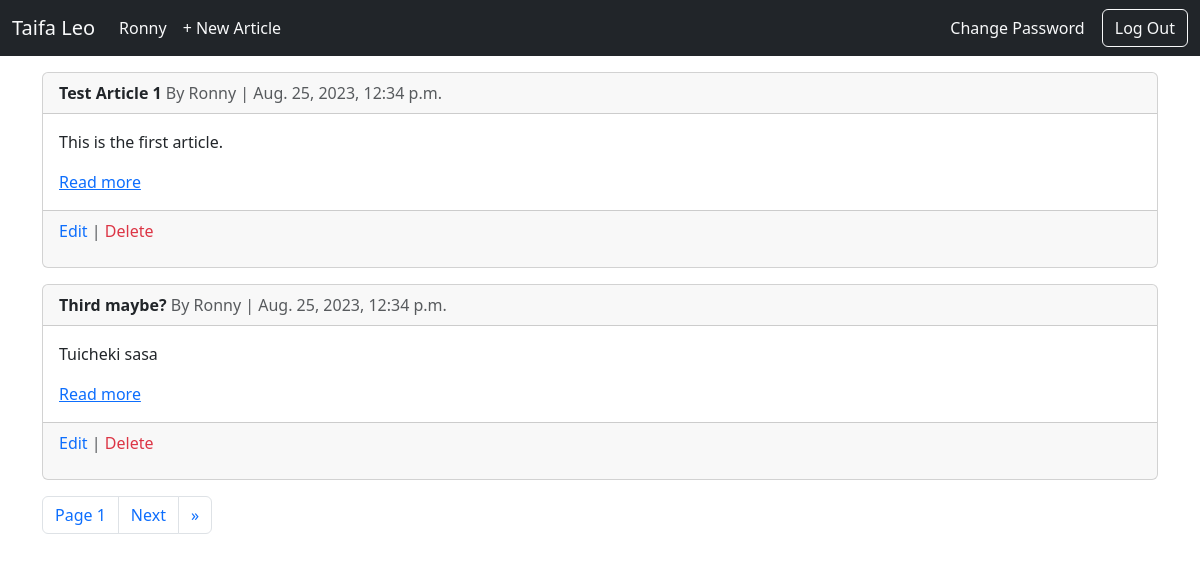
Before: /articles/ (signed in) with the older database file.
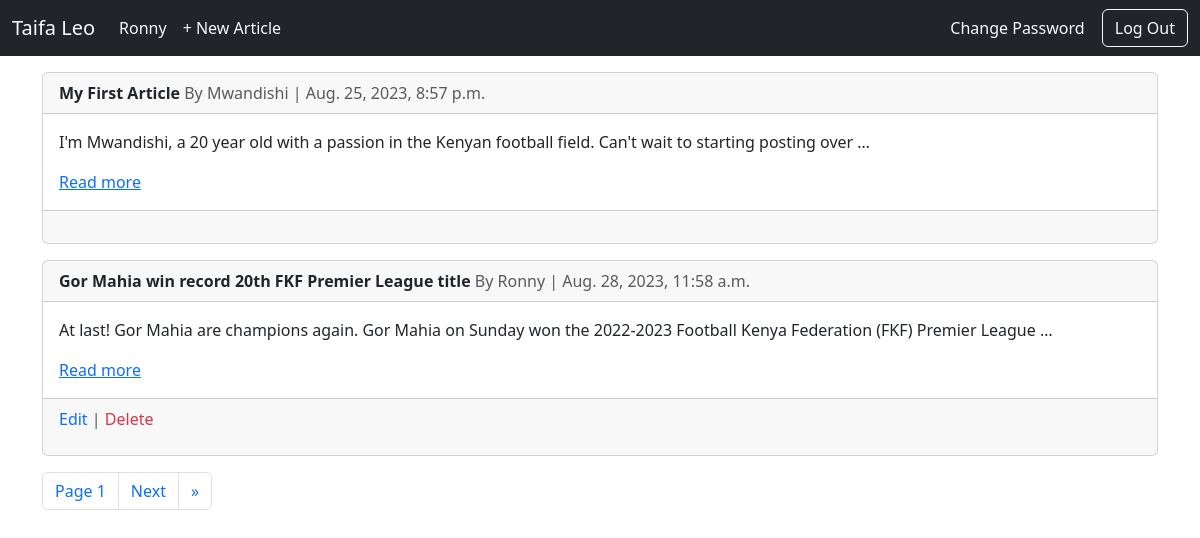
After: the same page with the newer database file.
### users/models.py (models this page shows)
class CustomUser(AbstractUser):
    age = models.PositiveIntegerField(null=True, blank=True)

### pages/models.py (models this page shows, shortened)
class Article(models.Model):
    title = models.CharField(max_length=255)
    author = models.ForeignKey(
        get_user_model(),
        on_delete=models.CASCADE
    )
    date = models.DateTimeField(auto_now_add=True)
    content = models.TextField()

### pages/views.py (the view)
# urls.py: path("articles/", ArticleListView.as_view(), name="article_list"),
class ArticleListView(LoginRequiredMixin, ListView):
    login_url = "login"
    model = Article
    template_name = "article_list.html"
    context_object_name = "articles"
    paginate_by = 2

### templates/article_list.html (shortened to what this page needs)
{% extends 'base.html' %}
{% block content %}
{% for article in articles %}
<div class="card mt-3">
    <div class="card-header">
       <a href="{% url 'article_detail' article.pk %}" class="text-decoration-none text-dark">
            <strong >{{ article.title }}</strong>
        </a>
      <span class="text-muted">By {{ article.author }} | {{ article.date }}</span>
    </div>
    <div class="card-body">
      <p class="card-text">{{ article.content|truncatewords:20 }}</p>
      <a href="{% url 'article_detail' article.pk %}">Read more</a>
    </div>
    <div class="card-footer text-body-secondary">
      {% if user.is_authenticated and user == article.author %}
        <p>
            <a href="{% url 'article_edit' article.pk %}" class="text-primary text-decoration-none">Edit</a> |
            <a href="{% url 'article_delete' article.pk %}" class="text-danger text-decoration-none">Delete</a>
        </p>
      {% else %}
        <p>
        </p>
      {% endif %}
    </div>
</div>
{% endfor %}
<nav aria-label="Page navigation example" class="mt-3">
  <ul class="pagination">
    <li class="page-item">
      <a class="page-link" href="#">Page {{ page_obj.number}}</a>
    </li>
    {% if page_obj.has_next %}
      <li class="page-item">
        <a class="page-link" href="?page={{ page_obj.next_page_number }}">Next</a>
      </li>
      <li class="page-item">
        <a class="page-link" href="?page={{ page_obj.paginator.num_pages }}" aria-label="Next">
          <span aria-hidden="true">&raquo;</span>
        </a>
      </li>
    {% endif %}
  </ul>
</nav>
{% endblock %}

### templates/base.html (shortened to what this page needs)
{% load static %}
<!DOCTYPE html>
<html lang="en">
<head>
    <link href="https://cdn.jsdelivr.net/npm/bootstrap@5.3.1/dist/css/bootstrap.min.css" rel="stylesheet">
    <link rel="stylesheet" href="{% static 'styles.css' %}">
</head>
<body>
    <nav class=" navbar navbar-expand-lg bg-dark text-light text-light">
        <div class="container-fluid text-light">
          <a class="navbar-brand text-light" href="{% url 'article_list' %}">Taifa Leo</a>
          <div class="collapse navbar-collapse" id="navbarSupportedContent">
            {% if user.is_authenticated %}
            <ul class="navbar-nav me-auto mb-2 mb-lg-0">
              <li class="nav-item">
                <a class="nav-link active text-light" aria-current="page" href="{% url 'profile' %}">{{ user.username }}</a>
              </li>
              <li class="nav-item">
                <a class="nav-link  text-light" aria-current="page" href="{% url 'article_new' %}">+ New Article</a>
              </li>
            </ul>
            <form>
              <button class="btn btn-white">
                <a href="" class="text-decoration-none text-light">Change Password</a>
              </button>
              <button class="btn btn-outline-light" type="submit">
                    <a href="{% url 'logout' %}" class="text-decoration-none text-light">Log Out</a>
               </button>
            </form>
            {% endif %}
          </div>
        </div>
      </nav>
    <div class="container">
        {% block content %}
        {% endblock %}
    </div>
</body>
</html>

### static/styles.css (style rules this page uses)
body { background-image: url("../static/imgs/brennan-burling-ay53qag90W8-unsplash.jpg"); background-size: cover; background-repeat: no-repeat; }

Changed rows visible on the page:
removed Article: title "Test Article 1", author "Ronny", date "Aug. 25, 2023, 12:34 p.m.", content "This is the first article.", shows "Edit"
removed Article: title "Third maybe?", author "Ronny", date "Aug. 25, 2023, 12:34 p.m.", content "Tuicheki sasa", shows "Edit"
now on this page (row unchanged): Article: title "My First Article", author "Mwandishi", date "Aug. 25, 2023, 8:57 p.m.", content "I'm Mwandishi, a 20 year old with a passion in the Kenyan football field. Can't wait to starting posting over …"
added Article: title "Gor Mahia win record 20th FKF Premier League title", author "Ronny", date "Aug. 28, 2023, 11:58 a.m.", content "At last! Gor Mahia are champions again. Gor Mahia on Sunday won the 2022-2023 Football Kenya Federation (FKF) Premier League …", shows "Edit"
